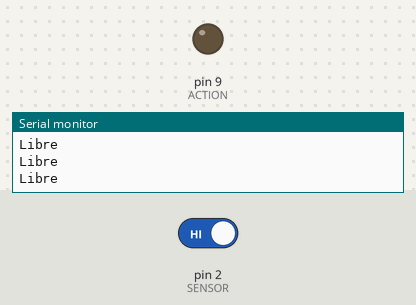
Simulated run of this sketch. Board: Arduino Uno, built with avr-gcc and run on an emulated ATmega328P. Parts: output pins drawn as LEDs (lit = HIGH), the last lines printed to the serial monitor. Inputs (shaded band) come from the test bench; at power-on: pin 2 (SENSOR) HIGH.

Above: at 1.8 s.
1.9 s: pin 2 (SENSOR) driven LOW
At 3.2 s:
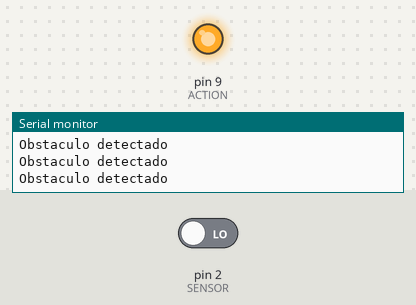
3.5 s: pin 2 (SENSOR) driven HIGH
At 4.6 s:
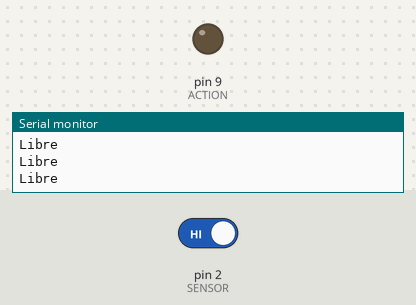
Timing chart, 0 to 6.5 s (numbered marks = the images above; inputs shaded):
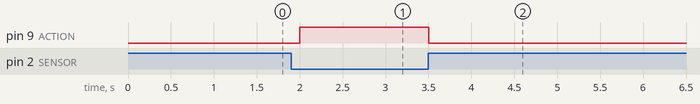

The sketch:

infrarrojo.ino
```cpp
#define ACTION 9
#define SENSOR 2


void setup(){
Serial.begin(9600);
pinMode(SENSOR,INPUT_PULLUP);
pinMode(ACTION,OUTPUT);
}
void loop(){
int L = digitalRead(SENSOR);
if(L==0)
{
Serial.println("Obstaculo detectado");
digitalWrite(ACTION,HIGH);
}
else
{
  Serial.println("Libre");
  digitalWrite(ACTION,LOW);
}
delay(500);
}
```

Measured:
- after the input at 1.9 s, pin 9 (ACTION): LOW → HIGH after 0.10 s
- after the input at 3.5 s, pin 9 (ACTION): HIGH → LOW at once
